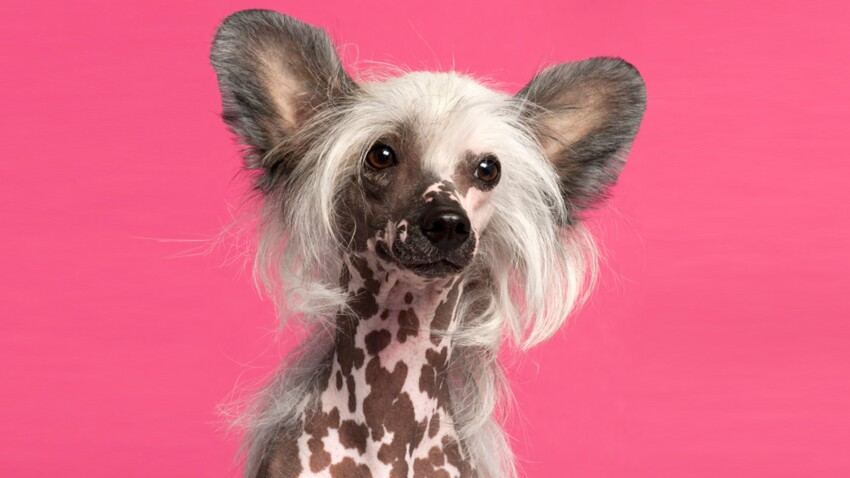
#> input picture test.jpeg, 850 x 478 px
$ python 'Partie 3.py'
#> lines starting #> are read from the running program, lines starting #| are printed output that depends on the picture
# -*- coding: utf-8 -*-
"""
Created on Fri Mar 11 15:51:20 2022

@author: lhoes
"""

import numpy as np
import matplotlib.pyplot as plt
import cv2
import random
import copy
import matplotlib.patches as mpatches

image=cv2.imread('test.jpeg') #Récupération de l'image
#> image is the input picture: shape (478, 850, 3); mean B, G, R 131.3, 106.6, 217

def ACPimg(data_img):
    return ACP(data_img,q=2)

def Kmoyimg(data_img,qkayser):
    return Kmoy(data_img,qkayser)

# Regle de Kaiser
def Kaiser(C):
    eigv = np.linalg.eigvals(C)
    somme = 1/np.shape(C)[0] * np.sum(eigv)
    for i in range(len(eigv)):
        if eigv[i] >= somme:
            q = i # Nombre de composantes principales a etutier
    return q + 1

# ACP
def ACP(X, q=0):
    l,c = np.shape(X)
    somme = np.zeros((1,c))
    for i in range(l):
        somme = somme + X[i,:]
    indg = 1/l * somme
    Xc = X - indg
    Xcr = np.zeros((l,c))
    for j in range(c):
        norme = np.linalg.norm(X[:,j], 2)
        for i in range(l):
           if norme > 1e-20:
               Xcr[i,j] = Xc[i,j]/ norme
           else:
               Xcr[i,j] = 0
    C = Xcr.T @ Xcr
    U, S, VT =np.linalg.svd(C)
    if q== 0:
        q = Kaiser(C)
    Uq = U[:,:q]
    Xq = Xcr @ Uq
    Y = (Xcr @ U[:,0]).reshape((l,1))
    if q > 1:
        for i in range(1,q):
            Y = np.block([Y, (Xcr @ U[:,i]).reshape(l,1)])
    return Xq, q

def ACPpond(X, W,q=0):
    l,c = np.shape(X)
    somme = np.zeros((1,c))
    for i in range(l):
        somme = somme + X[i,:]
    indg = 1/l * somme
    Xc = X - indg
    Xcr = np.zeros((l,c))
    for j in range(c):
        norme = np.linalg.norm(X[:,j], 2)
        for i in range(l):
           if norme > 1e-20:
               Xcr[i,j] = Xc[i,j]/ norme
           else:
               Xcr[i,j] = 0
    Cw = 1/np.sum(W) * (Xcr @ np.sqrt(W)).T @ Xcr @ np.sqrt(W)
    U, S, VT =np.linalg.svd(Cw)
    if q == 0:
        q = Kaiser(Cw)
    Uq = U[:,:q]
    Xq = Xcr @ Uq
    Y = (Xcr @ U[:,0]).reshape((l,1))
    if q > 1:
        for i in range(1,q):
            Y = np.block([Y, (Xcr @ U[:,i]).reshape(l,1)])
    return Xq,q


#Kmoyenne
def Kmoy(A, k, epsilon=10e-20) :
    # Pour une matrice de taille 2 minimum pour que l'algorithme fonctionne
    if len(A)<=2 :
        print("Ensemble trop petit")
        return False,False
    else :
        ligne,colonne=np.shape(A)
        Aavecind=np.concatenate((np.arange(0,ligne,1)[np.newaxis].T,A), axis=1)
        LL = [[] for x in range(0,k)]
        LLind = [[] for x in range(0,k)]
        # Tableau des indices aléatoires (un indice est unique!)
        ind=np.random.randint(0,ligne,k)
        testunicite=len(ind)==len(np.unique(ind))
        # Matrice barycentre
        mu=A[ind]
        # Matrice de centrage
        cent=np.zeros(np.shape(mu))
        normtest=np.zeros((ligne,k))
        l=0 # Indices dans les futures listes
        # Nombre d'iterations faites
        compteur=0
        if testunicite==True : # Indices tous bien uniques
            # Iterations
            while np.linalg.norm(cent-mu)>epsilon :
                cent=copy.deepcopy(mu)
                # Listes de listes
                LL = [[] for x in range(0,k)]
                LLind = [[] for x in range(0,k)]
                # Partitions avec A[i,:] plus proche de de mu(compteur)
                for r in range(0, k) :
                    for i in range(0,ligne) :
                        normtest[i,r]=np.linalg.norm(A[i,:]-mu[r,:])
                # Sauvegarde des partitions
                for i in range(0,ligne) :
                    l=np.where(normtest[i,:]==np.amin(normtest[i,:]))[0][0]
                    LL[l].append(A[i,:])
                    LLind[l].append((Aavecind[i,0]).astype('int'))
                # Nouveaux barycentres
                for r in range(0,k) :
                    s=0
                    for j in range(0,len(LL[r])) :
                        s=s+LL[r][j]
                    mu[r]=(1/len(LL[r]))*s
                compteur=compteur+1
        else : # Relance la fonction pour avoir des indices uniques
              Kmoy(A,k,epsilon)
        return LL  ,LLind

'''
FONCTIONS PARTIE 3
'''
def choixpts(img,nbpts):
    #Génération au hasard de nbpts points
    a,b,c = img.shape
    L=[(random.randint(1,a-1),random.randint(1,b-1)) for x in range(nbpts)]
    return L

def data_pixels(img,L):
    #Construction de data_img, comme indiqué dans le sujet
    a,b,c = img.shape
    M = np.zeros((len(L),8))
    for i in range (len(L)):
        M[i,:2]=np.array([L[i]]) #indice i j
        M[i,2:5]=img[L[i]]  # couches de couleur
        moy=img[L[i][0]-1:L[i][0]+2,L[i][1]-1:L[i][1]+2] #Les 8 pixels autour + le pixel
        M[i,5:]=np.array([np.mean(moy[:,:,0]), np.mean(moy[:,:,1]), np.mean(moy[:,:,2])]) #Moyenne des 9
    return M #data_img

def Masque(S,qkayser):
    M=np.zeros(image.shape)
    colors = np.zeros((3,qkayser))
    for i in range (qkayser):
        #Couleur au hasard pour chaque groupe
        colors[:,i] = np.array([[random.randint(0,255)],
                         [random.randint(0,255)],
                         [random.randint(0,255)]]).reshape((3,))
    for i in range (S.shape[0]):
        #Assigne la couleur au groupe
        M[int(S[i][0]),int(S[i][1]),:] = colors[:,int(S[i][8])].reshape((3,))

    return M, colors #imgmasqueponctuel

def RemplissageMasque(imgmasqueponctuel):
    imgmasqueponctuel = imgmasqueponctuel.astype('uint8') #Doit convertir en uint8 pour les fonctions suivantes
    mask = cv2.cvtColor(imgmasqueponctuel, cv2.COLOR_BGR2GRAY)
    mask[mask>0]=255
    mask = 255*np.ones(np.shape(mask))-mask
    imgmasque = cv2.inpaint(imgmasqueponctuel,np.uint8(mask),3,cv2.INPAINT_NS)
    return imgmasque

def affichage(img,imgmasque,colors):
    #Affiche l'image pour chaque masque
    img2=img.copy()
    mask = (255*np.ones(img.shape)).astype('uint8')
    mask[imgmasque==colors[:,0]]=0
    img2[imgmasque!=colors[:,0]]=0
    mask = mask + img2
    imgs=mask
    for i in range(1,colors.shape[1]):
        img2=img.copy()
        mask = (255*np.ones(img.shape)).astype('uint8')
        mask[imgmasque==colors[:,i]]=0
        img2[imgmasque!=colors[:,i]]=0
        mask = mask + img2
        imgs=np.concatenate([imgs,mask],axis=1)
    return imgs


#%% Normal
data_img = data_pixels(image,choixpts(image,20000))
Xq,delamerde=ACPimg(data_img)
#> the loop in ACP, `for j in range(c):` made 8 passes
#> norme on passes 1 to 8: 38998.8, 69512.4, 19147.7, 15907.8, 31690.8, 19125.1, 15879.3, 31677.7
#> in ACP, `U, S, VT =np.linalg.svd(C)`: S = [0.365, 0.25, 0.234, 0.123, 0.00118, 0.000864, 7.33e-06, 2.9e-06]
#> in ACP, `Uq = U[:,:q]`: Uq = [[-0.0114, 0.994], [0.35, 0.102], [0.395, -0.0136], [0.472, -0.0136], [0.259, -0.00344], [0.388, -0.013], [0.464, -0.0129], [0.255, -0.00317]]
#> in ACP, `Xq = Xcr @ Uq`: Xq = 20000 pairs, first value -0.0152 to 0.0139, second value -0.00666 to 0.00668
#> in ACP, `Y = (Xcr @ U[:,0]).reshape((l,1))`: Y = 20000 values, max 0.0139 at index 4426, min -0.0152 at index 3351, mean 5.8e-18
#> after the loop in ACP, `for i in range(1,q):`: Y has the same summary as Xq
#> delamerde = 2
rien, qkayser = ACP(data_img)
#> the loop in ACP (call 2), `for j in range(c):` made 8 passes
#> in Kaiser, `eigv = np.linalg.eigvals(C)`: eigv has the same summary as S in ACP
#> in Kaiser, `somme = 1/np.shape(C)[0] * np.sum(eigv)`: somme = 0.122
#> the loop in Kaiser, `for i in range(len(eigv)):` made 8 passes
#> qkayser = 4
L,LL = Kmoyimg(Xq,qkayser)
#> in Kmoy, `ind=np.random.randint(0,ligne,k)`: ind = [2732, 10799, 9845, 19648]
#> in Kmoy, `testunicite=len(ind)==len(np.unique(ind))`: testunicite = True
#> in Kmoy, `mu=A[ind]`: mu = [[-0.00146, -0.00103], [-0.00187, -0.0011], [0.00216, 0.00173], [0.000797, -0.00195]]
#> the loop in Kmoy, `while np.linalg.norm(cent-mu)>epsilon :` made 39 passes
#> after the loop in Kmoy, `while np.linalg.norm(cent-mu)>epsilon :`: compteur = 39; mu = [[-0.00803, 0.000262], [-0.000122, -0.00332], [0.000277, 0.00312], [0.00892, -0.000311]]
#> L = 4 items; LL = 4 items
data_img = np.block([data_img,np.zeros((20000,1))])

#Ajoute le libélé du groupe à chaque ligne de data_img, pour ensuite faire le masque
for i in range(qkayser):
    for j in range(len(LL[i])):
        data_img[LL[i][j],8]=i

imgmasqueponctuel,colors = Masque(data_img,qkayser)
#> after the loop in Masque, `for i in range (S.shape[0]):`:
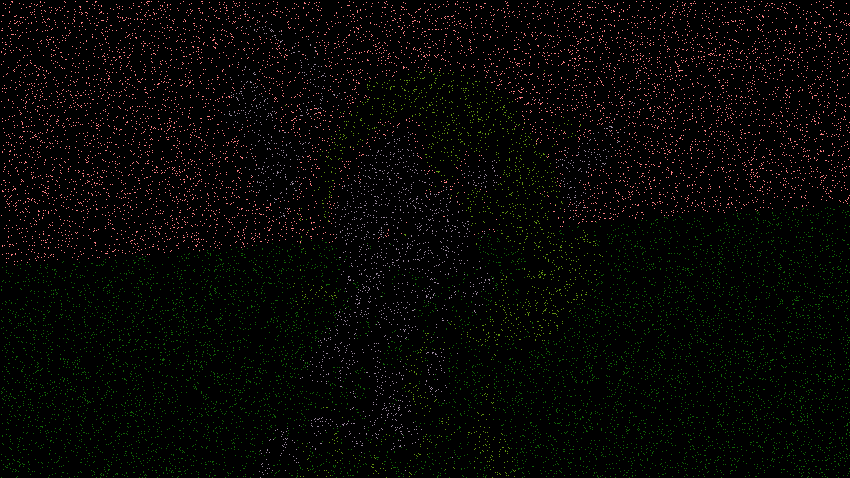
#> M: shape (478, 850, 3) float64; mean of channels 0, 1, 2 3.5, 5.7, 6.3; drawn as B, G, R
#> colors = [[159, 132, 8, 18], [137, 128, 100, 149], [156, 254, 18, 98]]
imgmasque = RemplissageMasque(imgmasqueponctuel)
#> in RemplissageMasque, `mask[mask>0]=255`:
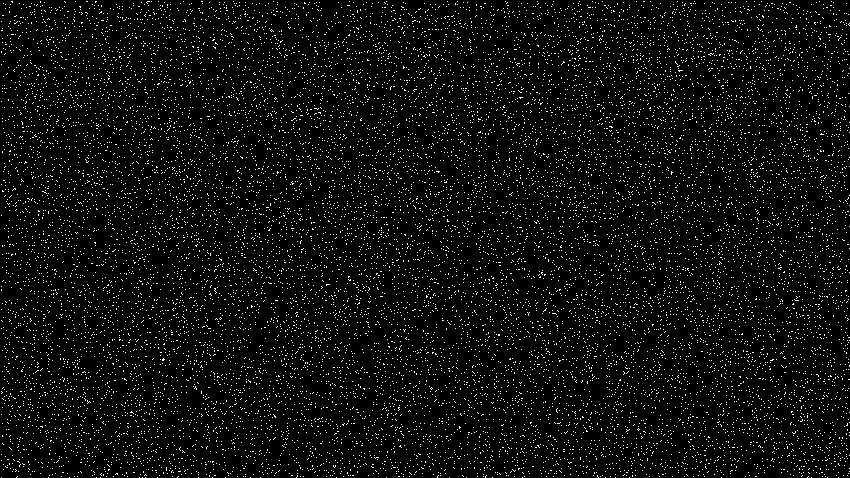
#> mask: shape (478, 850); 4.8% white in thin lines or dots
#> in RemplissageMasque, `mask = 255*np.ones(np.shape(mask))-mask`: mask: shape (478, 850) float64; 95.2% white; black in thin lines or dots
#> in RemplissageMasque, `imgmasque = cv2.inpaint(imgmasqueponctuel,np.uint8(mask),3,cv2.INPAINT..`:
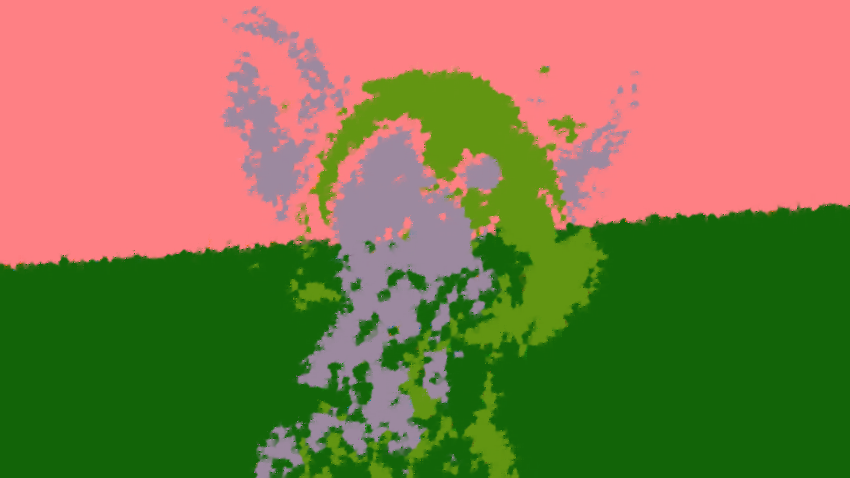
#> imgmasque: shape (478, 850, 3); mean of channels 0, 1, 2 73.1, 119.1, 132.1; drawn as B, G, R
cv2.imshow('masque',imgmasque)
cv2.imshow('image',image)
imgc=affichage(image,imgmasque,colors)
#> the loop in affichage, `for i in range(1,colors.shape[1]):` made 3 passes
#> pass 1, in affichage, `imgs=np.concatenate([imgs,mask],axis=1)`:
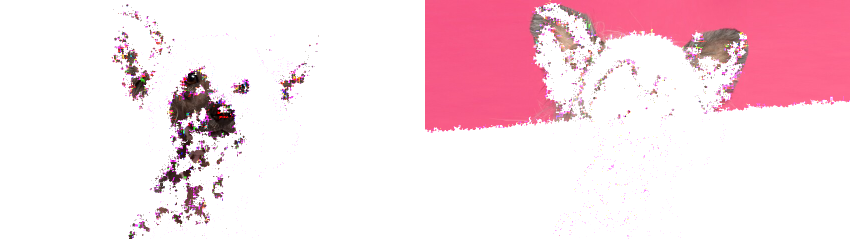
#> imgs: shape (478, 1700, 3) (shown at 1/2 size); mean B, G, R 228.5, 221.1, 247.9
#> after the loop in affichage, `for i in range(1,colors.shape[1]):`:
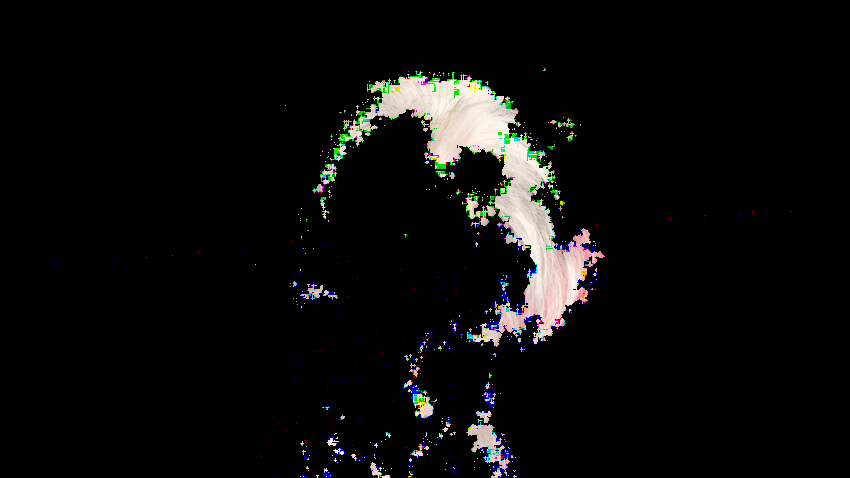
#> img2: shape (478, 850, 3); mean B, G, R 11.2, 11.7, 11.8
#> after the loop in affichage, `for i in range(1,colors.shape[1]):`:
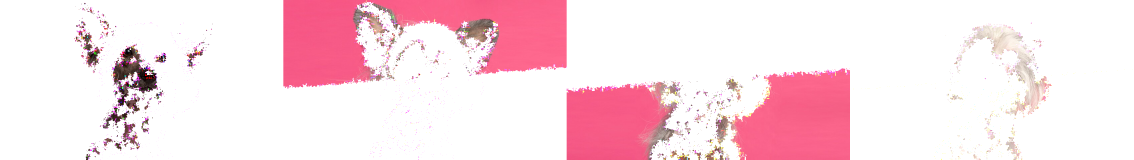
#> imgs: shape (478, 3400, 3) (shown at 1/3 size); mean B, G, R 230, 223.1, 249.9
#> after the loop in affichage, `for i in range(1,colors.shape[1]):`:
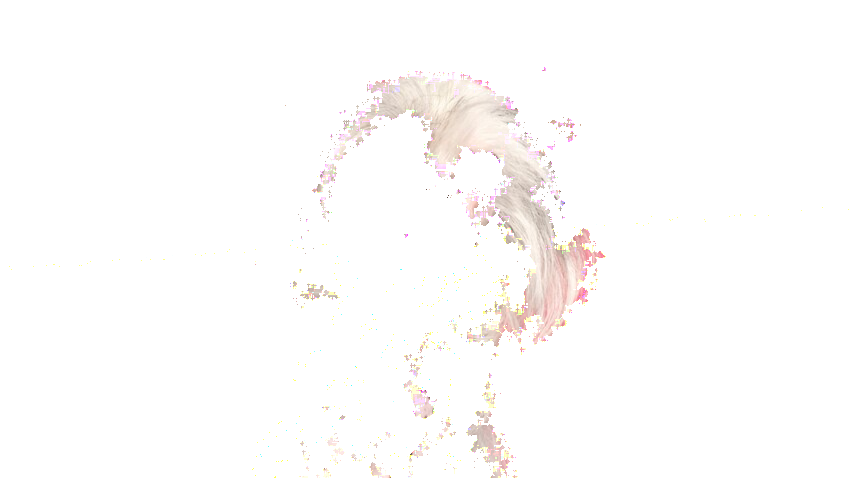
#> mask: shape (478, 850, 3); mean B, G, R 251.9, 252.6, 253.8
cv2.imshow('Couches',imgc)

#%%Pondéré
'W aléatoir pour utilisation avec ACP pondéré'
W=np.diag([random.randint(1,image.shape[1]/10) for x in range(8)])
